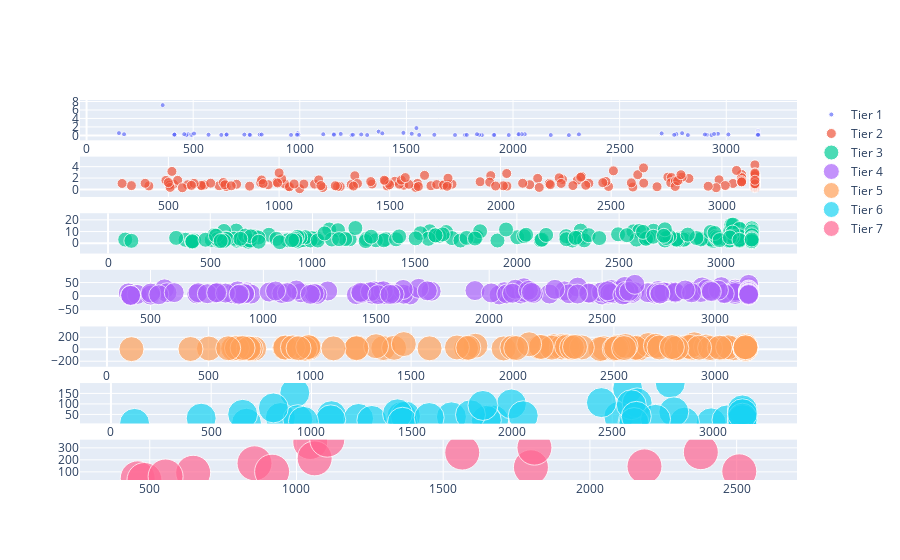

The code cell stored with this chart in its notebook:
### Code cell
fig = make_subplots(rows=7, cols=1) #, layout={'height': 500})

for tier in range(1,8):
    fig.add_trace(
        create_age_scatter(map_json, tier),
        row = tier,
        col = 1,
    )
fig.update_layout({'height': 1200})
fig.show()
